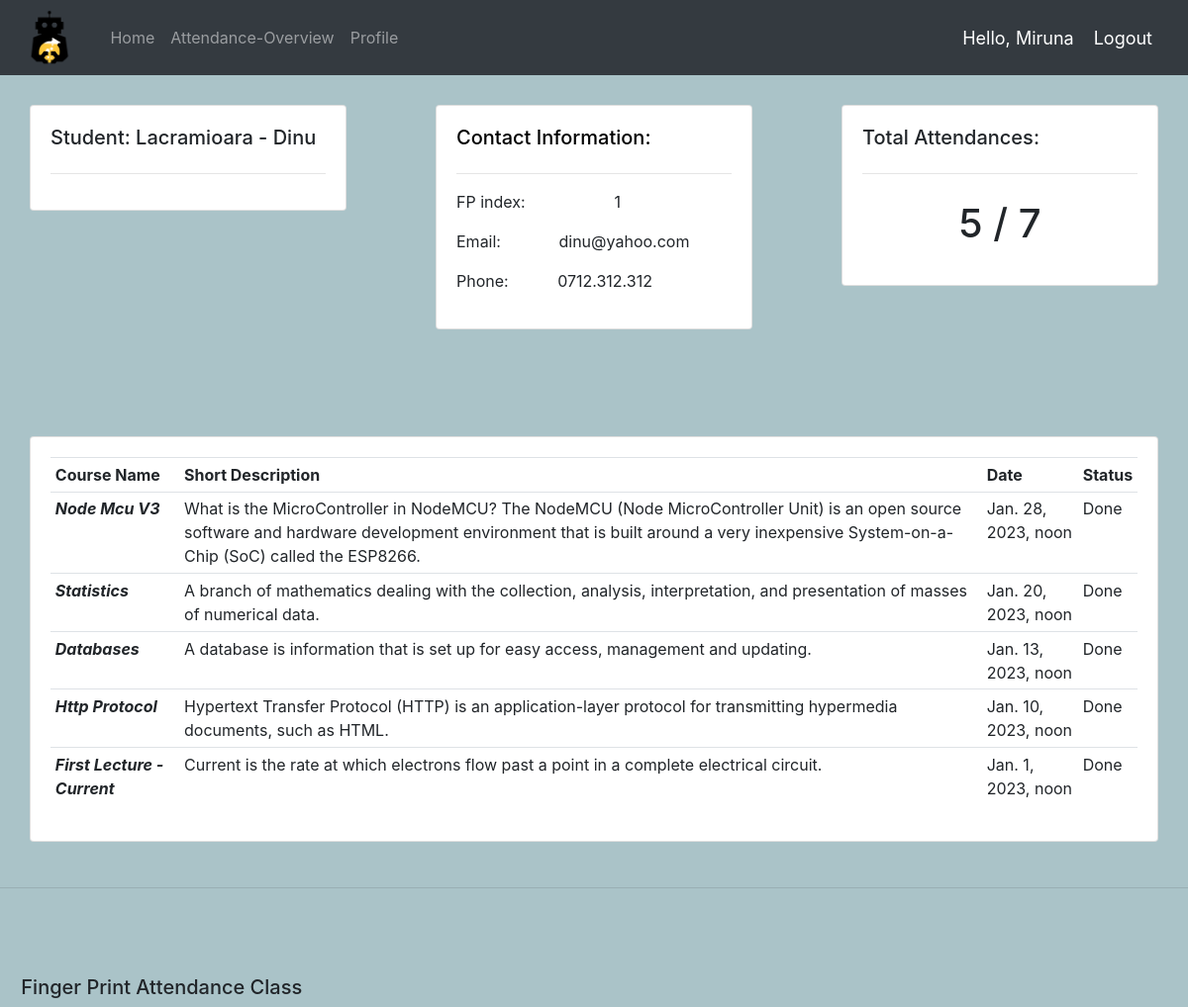
The page /profile/1 (signed in) on the database its author committed.
### accounts/models.py (models this page shows, shortened)
class Student(models.Model):
	user = models.OneToOneField(User, on_delete=models.CASCADE)
	fp_index = models.IntegerField(primary_key=True, unique=True)
	phone = models.CharField(max_length=200, null=True)
	grd_average = models.DecimalField(decimal_places=1, max_digits=2, null=True, blank=True)
	is_teacher = models.BooleanField(default=False)

### attendance/models.py (models this page shows, shortened)
class Attendance(models.Model):
	class Meta:
		ordering = ['-start_date']
	STATUS = (
		('Upcoming', 'Upcoming'),
		('Done', 'Done')
	)
	students = models.ManyToManyField(Student, null=True)
	lecture_title = models.CharField(primary_key=True, max_length=50)
	short_description = models.CharField(max_length=500, null=True)
	status = models.CharField(max_length=200, null=True, choices=STATUS)
	start_date = models.DateTimeField()
	end_date = models.DateTimeField()

### accounts/views.py (the view)
# urls.py: path('profile/<str:pk>', views.profile, name="profile"),
@login_required(login_url="login")
def profile(request, pk):
	context = {}
	if request.user.is_staff and int(pk) == int(request.user.username):
		return redirect('overview')
	student = Student.objects.get(fp_index=pk)
	attendances = Attendance.objects.filter(students=student)
	total_attendances = attendances.count()
	done_attendances = Attendance.objects.filter(status='Done').count()
	b_show_admin_fields = False
	logged_student = Student
	try:
		logged_student = Student.objects.get(user=request.user)
	except Student.DoesNotExist:
		logged_student.fp_index = -1
	if request.user.is_staff or logged_student.fp_index == int(pk):
		b_show_admin_fields = True
	context = {'attendances': attendances, 'student': student,
	           'total_attendances': total_attendances, 'pk': int(pk),
	           'b_show_admin_fields': b_show_admin_fields, 'done_attendances': done_attendances}
	return render(request, 'accounts/profile.html', context)

### accounts/templates/accounts/profile.html (shortened to what this page needs)
{% extends 'accounts/main.html' %}
{% block content %}
<div class="row">
    <div class="col-md">
        <div style="margin:30px" class="card card-body" >
            <h5>Student: {{student.user.first_name}} - {{student.user.last_name}}</h5>
            <hr>
        </div>
    </div>
    <div class="col-md">
        <div style="margin:30px" class="card card-body">
            <h5 style="color:black;">Contact Information:</h5>
            <hr>
            <p>FP index: &nbsp &nbsp &nbsp &nbsp &nbsp &nbsp &nbsp &nbsp &nbsp&nbsp {{student.fp_index}}</p>
            <p>Email:    &nbsp &nbsp &nbsp &nbsp &nbsp &nbsp   {{student.user.email}}</p>
            <p>Phone:    &nbsp &nbsp &nbsp &nbsp &nbsp   {{student.phone}}</p>
        </div>
    </div>
    <div class="col-md">
        <div style="margin:30px" class="card card-body">
            <h5>Total Attendances:</h5>
            <hr>
            <h1 style="text-align: center; padding: 10px">{{total_attendances}} / {{done_attendances}}</h1>
        </div>
    </div>
</div>
<br>
<br>
<div class="row">
    <div style="margin:30px" class="col-md">
        <div class="card card-body">
            <table class="table table-sm">
                <tr>
                    <th>Course Name</th>
                    <th>Short Description</th>
                    <th>Date</th>
                    <th>Status</th>
                </tr>
                {% for attendance in attendances %}
                    <tr>
                        <td><b><i>{{attendance.lecture_title}}</i></b></td>
                        <td>{{attendance.short_description}}</td>
                        <td>{{attendance.start_date}}</td>
                        <td>{{attendance.status}}</td>
                    </tr>
                {% endfor %}
            </table>
        </div>
    </div>
</div>
{% endblock %}

### accounts/templates/accounts/navbar.html (shortened to what this page needs)
{% load static %}
<nav class="navbar navbar-expand-lg navbar-dark bg-dark">
  <img style="height:60px; margin:0px 30px 0px 10px;" src="{% static 'images/robo1.png' %}">
  <div class="collapse navbar-collapse" id="navbarNav">
    <ul class="navbar-nav">
      <li class="nav-item">
        <a class="nav-link" href="{% url 'home' %}">Home</a>
      </li>
      <li class="nav-item">
        <a class="nav-link" href="{% url 'overview' %}">Attendance-Overview</a>
      </li>
      <li class="nav-item">
        <a class="nav-link" href="{% url 'profile' request.user %}">Profile</a>
      </li>
    </ul>
  </div>
  <span class="hello-msg">Hello, {{request.user.first_name}} </span>
  <span><a class="hello-msg" href="{% url 'logout' %}">Logout</a></span>
</nav>

### static/css/main.css (style rules this page uses)
body { background-color: #AAC3C8; }

### accounts/templates/accounts/navbar.html (style rules this page uses)
.hello-msg { font-size: 18px; color: #fff; margin-right: 20px; }

### rows shown on the page
Student: user.first_name "Lacramioara", user.last_name "Dinu", fp_index "1", user.email "dinu@yahoo.com", phone "0712.312.312"
Attendance: lecture_title "Node Mcu V3", short_description "What is the MicroController in NodeMCU? The NodeMCU (Node MicroController Unit) is an open source software and hardware development environment that is built around a very inexpensive System-on-a-Chip (SoC) called the ESP8266.", start_date "Jan. 28, 2023, noon", status "Done"
Attendance: lecture_title "Statistics", short_description "A branch of mathematics dealing with the collection, analysis, interpretation, and presentation of masses of numerical data.", start_date "Jan. 20, 2023, noon", status "Done"
Attendance: lecture_title "Databases", short_description "A database is information that is set up for easy access, management and updating.", start_date "Jan. 13, 2023, noon", status "Done"
Attendance: lecture_title "Http Protocol", short_description "Hypertext Transfer Protocol (HTTP) is an application-layer protocol for transmitting hypermedia documents, such as HTML.", start_date "Jan. 10, 2023, noon", status "Done"
Attendance: lecture_title "First Lecture - Current", short_description "Current is the rate at which electrons flow past a point in a complete electrical circuit.", start_date "Jan. 1, 2023, noon", status "Done"

### other values the page prints
{{ request.user.first_name }} "Miruna"
{{ total_attendances }} "5"
{{ done_attendances }} "7"
